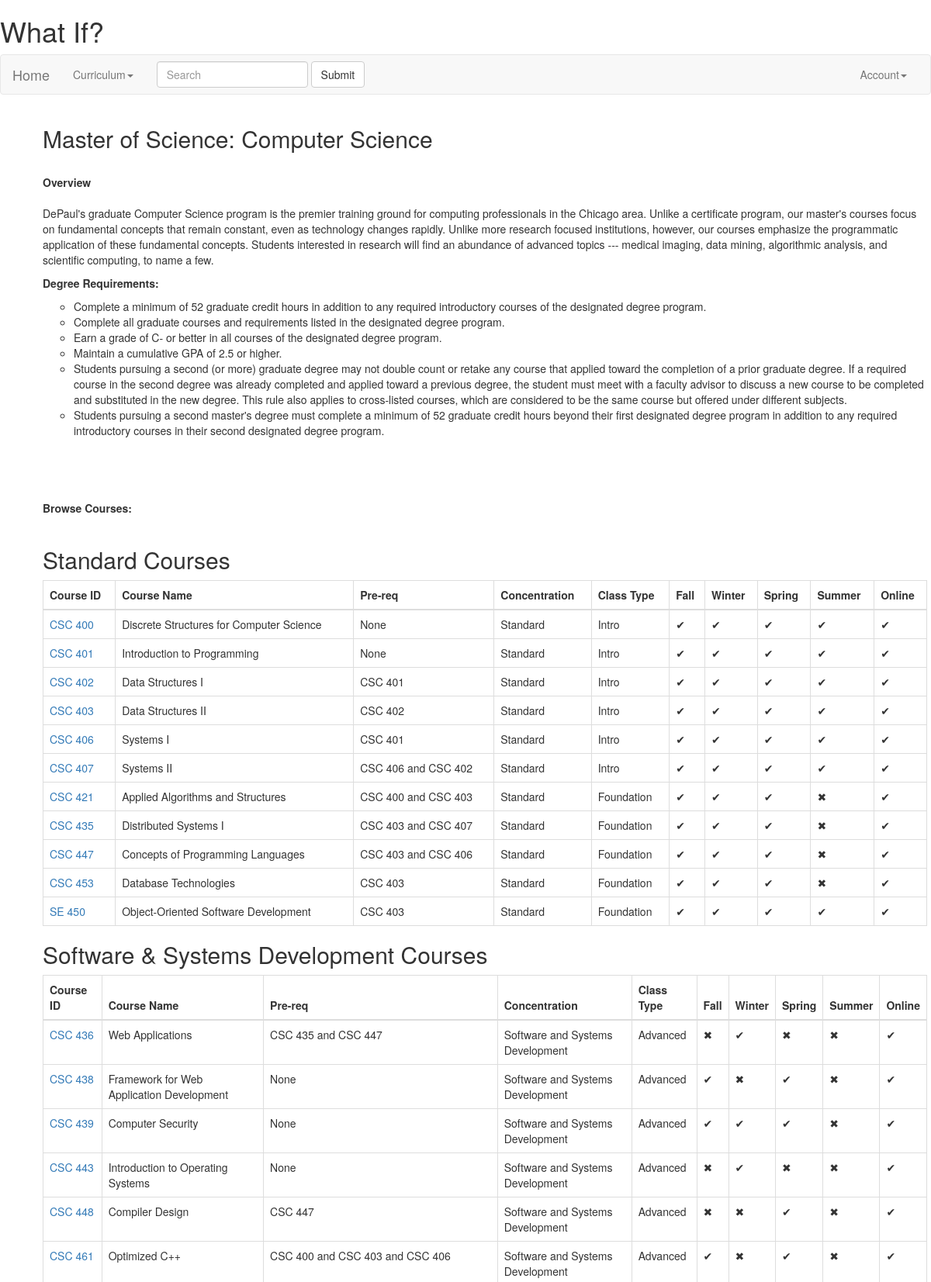
The app's page /cslist/ (upper part) with its own data.
### courses/models.py (models this page shows, shortened)
class Course(models.Model):
    course_id = models.CharField(max_length=120)
    course_name = models.CharField(max_length=120)
    pre_req = models.CharField(max_length=120)
    cs_cons = models.CharField(max_length=120)
    cs_class_type = models.CharField(max_length=120)
    fall = models.BooleanField()
    winter = models.BooleanField()
    spring = models.BooleanField()
    summer = models.BooleanField()
    online = models.BooleanField()

### courses/views.py (the view)
# urls.py: url(r'^cslist/', cs_course_list),
def cs_course_list(request):
	queryset =  Course.objects.all()
	context = {
		"object_list": queryset,
		"title" : "Courses"
	}
	return render(request, "cs_Courses.html", context)

### templates/cs_Courses.html (shortened to what this page needs)
<!DOCTYPE html>
<html lang="en">
  <head>
    <link rel="stylesheet" href="https://maxcdn.bootstrapcdn.com/bootstrap/3.3.7/css/bootstrap.min.css">
  </head>
    <h1>What If?</h1>
    <nav class="navbar navbar-default">
      <div class="container-fluid">
        <div class="navbar-header">
          <a class="navbar-brand" href="/home">Home</a>
        </div>
        <div class="collapse navbar-collapse" id="bs-example-navbar-collapse-1">
          <ul class="nav navbar-nav">
            <li class="dropdown">
              <a href="#" class="dropdown-toggle" data-toggle="dropdown" role="button" aria-haspopup="true" aria-expanded="false">Curriculum<span class="caret"></span></a>
            </li>
          </ul>
          <form class="navbar-form navbar-left">
            <div class="form-group">
              <input type="text" class="form-control" placeholder="Search">
            </div>
            <button type="submit" class="btn btn-default">Submit</button>
          </form>
          <ul class="nav navbar-nav navbar-right">
            <li class="dropdown">
              <a href="#" class="dropdown-toggle" data-toggle="dropdown" role="button" aria-haspopup="true" aria-expanded="false">Account<span class="caret"></span></a>
            </li>
          </ul>
        </div>
      </div>
    </nav>
    <ul style = "list-style-type: none">
      <div class="container">
    <h2>Master of Science: Computer Science</h2>
    <br>
    <b>Overview</b>
    <br>
    <br>
    <p>DePaul's graduate Computer Science program is the premier training ground for computing professionals in the Chicago area.
    Unlike a certificate program, our master's courses focus on fundamental concepts that remain constant,
    even as technology changes rapidly. Unlike more research focused institutions, however,
    our courses emphasize the programmatic application of these fundamental concepts.
    Students interested in research will find an abundance of advanced topics --- medical imaging,
    data mining, algorithmic analysis, and scientific computing, to name a few.</p>
    <b><p>Degree Requirements:</p></b>
    <ul>
      <li>Complete a minimum of 52 graduate credit hours in addition to any required introductory courses of the designated degree program.</li>
      <li>Complete all graduate courses and requirements listed in the designated degree program.</li>
      <li>Earn a grade of C- or better in all courses of the designated degree program.</li>
      <li>Maintain a cumulative GPA of 2.5 or higher.</li>
      <li>Students pursuing a second (or more) graduate degree may not double count or retake any course that applied toward the completion of a prior graduate degree. If a required course in the second degree was already completed and applied toward a previous degree, the student must meet with a faculty advisor to discuss a new course to be completed and substituted in the new degree. This rule also applies to cross-listed courses, which are considered to be the same course but offered under different subjects.</li>
      <li> Students pursuing a second master's degree must complete a minimum of 52 graduate credit hours beyond their first designated degree program in addition to any required introductory courses in their second designated degree program.</li>
      <br>
      <br>
      <br>
    </ul>
    <br>
    <b>Browse Courses:</b>
    <br>
    <br>
    <h2>Standard Courses</h2>
        <table class="table table-bordered">
        <thead>
          <tr>
          <th>Course ID</th>
          <th>Course Name</th>
          <th>Pre-req</th>
          <th>Concentration</th>
          <th>Class Type</th>
          <th>Fall</th>
          <th>Winter</th>
          <th>Spring</th>
          <th>Summer</th>
          <th>Online</th>
          </tr>
        </thead>
        <tbody>
        {% for obj in object_list %}
      {% if "Standard" in obj.cs_cons %}
          <tr>
          <td><a href='/isdetail/{{obj.id}}'>{{obj.course_id}}</a></br></td>
          <td>{{obj.course_name}}</br></td>
          <td>{{obj.pre_req}}</br></td>
          <td>{{obj.cs_cons}}</br></td>
      {% if obj.cs_class_type in "1" %}
          <td>{{"Intro"}}</br></td>
      {% elif obj.cs_class_type in "2" %}
          <td>{{"Foundation"}}</br></td>
      {% elif obj.cs_class_type in "3" %}
          <td>{{"Advanced"}}</br></td>
      {% elif obj.cs_class_type in "4" %}
          <td>{{"Major Elective"}}</br></td>
      {% else %}
          <td>{{"Capstone"}}</br></td>
      {% endif %}
          {% if obj.fall is True %}
          <td>{{"✔"}}</br></td>
      {% else %}
      <td>{{"✖"}}</br></td>
      {% endif %}
          {% if obj.winter is True %}
          <td>{{"✔"}}</br></td>
      {% else %}
      <td>{{"✖"}}</br></td>
      {% endif %}
          {% if obj.spring is True %}
          <td>{{"✔"}}</br></td>
      {% else %}
      <td>{{"✖"}}</br></td>
      {% endif %}
          {% if obj.summer is True %}
          <td>{{"✔"}}</br></td>
      {% else %}
      <td>{{"✖"}}</br></td>
      {% endif %}
          {% if obj.online is True %}
          <td>{{"✔"}}</br></td>
      {% else %}
      <td>{{"✖"}}</br></td>
      {% endif %}
          </tr>
      {% endif %}
        {% endfor %}
        </tbody>
        </table>
    <h2>Software & Systems Development Courses</h2>
        <table class="table table-bordered">
        <thead>
          <tr>
          <th>Course ID</th>
          <th>Course Name</th>
          <th>Pre-req</th>
          <th>Concentration</th>
          <th>Class Type</th>
          <th>Fall</th>
          <th>Winter</th>
          <th>Spring</th>
          <th>Summer</th>
          <th>Online</th>
          </tr>
        </thead>
        <tbody>
        {% for obj in object_list %}
      {% if "Software and Systems Development" in obj.cs_cons %}
          <tr>
          <td><a href='/isdetail/{{obj.id}}'>{{obj.course_id}}</a></br></td>
          <td>{{obj.course_name}}</br></td>
          <td>{{obj.pre_req}}</br></td>
          <td>{{obj.cs_cons}}</br></td>
      {% if obj.cs_class_type in "1" %}
          <td>{{"Intro"}}</br></td>
      {% elif obj.cs_class_type in "2" %}
          <td>{{"Foundation"}}</br></td>
      {% elif obj.cs_class_type in "3" %}
          <td>{{"Advanced"}}</br></td>
      {% elif obj.cs_class_type in "4" %}
          <td>{{"Major Elective"}}</br></td>
      {% else %}
          <td>{{"Capstone"}}</br></td>
      {% endif %}
          {% if obj.fall is True %}
          <td>{{"✔"}}</br></td>
      {% else %}
      <td>{{"✖"}}</br></td>
      {% endif %}
          {% if obj.winter is True %}
          <td>{{"✔"}}</br></td>
      {% else %}
      <td>{{"✖"}}</br></td>
      {% endif %}
          {% if obj.spring is True %}
          <td>{{"✔"}}</br></td>
      {% else %}
      <td>{{"✖"}}</br></td>
      {% endif %}
          {% if obj.summer is True %}
          <td>{{"✔"}}</br></td>
      {% else %}
      <td>{{"✖"}}</br></td>
      {% endif %}
          {% if obj.online is True %}
          <td>{{"✔"}}</br></td>
      {% else %}
      <td>{{"✖"}}</br></td>
      {% endif %}
          </tr>
      {% endif %}
        {% endfor %}
        </tbody>
        </table>
      </div>
          </br><br>
      </ul>
  </body>
</html>

### records on screen
Course: course_id "CSC 400", course_name "Discrete Structures for Computer Science", pre_req "None", cs_cons "Standard", value "Intro", value "✔"
Course: course_id "CSC 401", course_name "Introduction to Programming", pre_req "None", cs_cons "Standard", value "Intro", value "✔"
Course: course_id "CSC 402", course_name "Data Structures I", pre_req "CSC 401", cs_cons "Standard", value "Intro", value "✔"
Course: course_id "CSC 403", course_name "Data Structures II", pre_req "CSC 402", cs_cons "Standard", value "Intro", value "✔"
Course: course_id "CSC 406", course_name "Systems I", pre_req "CSC 401", cs_cons "Standard", value "Intro", value "✔"
Course: course_id "CSC 407", course_name "Systems II", pre_req "CSC 406 and CSC 402", cs_cons "Standard", value "Intro", value "✔"
Course: course_id "CSC 421", course_name "Applied Algorithms and Structures", pre_req "CSC 400 and CSC 403", cs_cons "Standard", value "Foundation", value "✔", value "✖"
Course: course_id "CSC 435", course_name "Distributed Systems I", pre_req "CSC 403 and CSC 407", cs_cons "Standard", value "Foundation", value "✔", value "✖"
Course: course_id "CSC 447", course_name "Concepts of Programming Languages", pre_req "CSC 403 and CSC 406", cs_cons "Standard", value "Foundation", value "✔", value "✖"
Course: course_id "CSC 453", course_name "Database Technologies", pre_req "CSC 403", cs_cons "Standard", value "Foundation", value "✔", value "✖"
Course: course_id "SE 450", course_name "Object-Oriented Software Development", pre_req "CSC 403", cs_cons "Standard", value "Foundation", value "✔"
Course: course_id "CSC 436", course_name "Web Applications", pre_req "CSC 435 and CSC 447", cs_cons "Software and Systems Development", value "Advanced", value "✖", value "✔"
Course: course_id "CSC 438", course_name "Framework for Web Application Development", pre_req "None", cs_cons "Software and Systems Development", value "Advanced", value "✔", value "✖"
Course: course_id "CSC 439", course_name "Computer Security", pre_req "None", cs_cons "Software and Systems Development", value "Advanced", value "✔", value "✖"
Course: course_id "CSC 443", course_name "Introduction to Operating Systems", pre_req "None", cs_cons "Software and Systems Development", value "Advanced", value "✖", value "✔"
Course: course_id "CSC 448", course_name "Compiler Design", pre_req "CSC 447", cs_cons "Software and Systems Development", value "Advanced", value "✖", value "✔"
Course: course_id "CSC 461", course_name "Optimized C++", pre_req "CSC 400 and CSC 403 and CSC 406", cs_cons "Software and Systems Development", value "Advanced", value "✔", value "✖"
